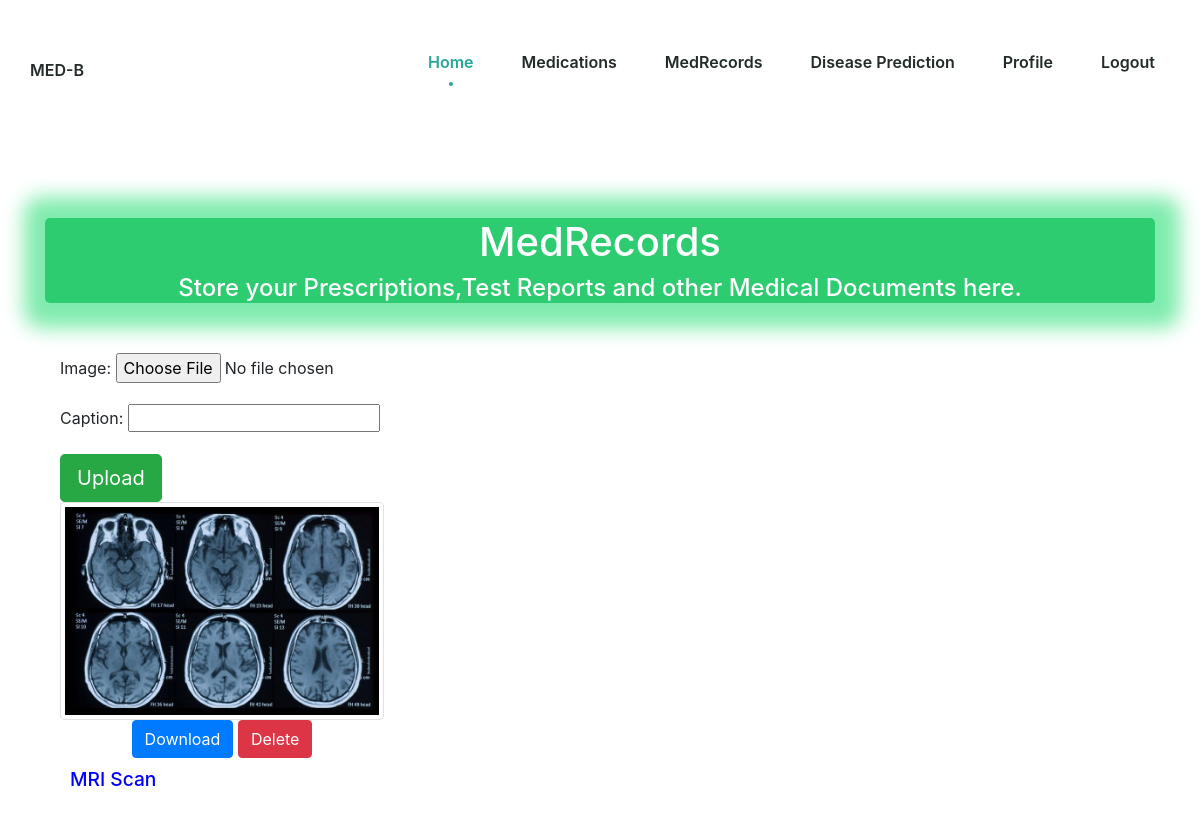
Page /prescription/ (signed in) on the committed database.
### prescription/models.py (models this page shows, shortened)
class Image(models.Model):
    caption = models.CharField(max_length=100)
    image = models.ImageField(upload_to="images")
    user = models.ForeignKey(User, on_delete=models.CASCADE,default=1)

### prescription/views.py (the view, shortened to what this page needs)
# urls.py: path('',views.index, name='index'),
@login_required
def index(request):
    form = ImageForm(data=request.POST, files=request.FILES)
    img = Image.objects.filter(user=request.user)
    return render(request, "prescription.html",{"img": img, "form": form})

### prescription/form.py
class ImageForm(forms.ModelForm):
    class Meta:
        model = Image
        fields=("caption","image")

### templates/prescription.html (shortened to what this page needs)
{% load static %}
<!doctype html>
<html lang="en">
  <head>
	<link rel="stylesheet" href="https://cdnjs.cloudflare.com/ajax/libs/bootstrap/5.1.3/css/bootstrap.min.css">
    <link href='https://unpkg.com/boxicons@2.1.1/css/boxicons.min.css' rel='stylesheet'>
  <link rel="stylesheet" href="https://cdn.jsdelivr.net/npm/boxicons@latest/css/boxicons.min.css">
  <link rel="stylesheet" href="{% static 'dashboard/css/styles.css' %}">
    <link rel="stylesheet" href="https://cdn.jsdelivr.net/npm/bootstrap@4.3.1/dist/css/bootstrap.min.css">
  </head>
  <body>
    <header class="header" id="header">
      <nav class="nav container">
        <a href="{% url 'index' %}" class="nav__logo"><span class="fs-8">MED</span>-B</a>
        <div class="nav__menu" id="nav-menu">
              <ul class="nav__list">
                  <li class="nav__item">
                      <a href="{% url 'dashboard' %}" class="nav__link active-link">
                          <span class="nav__name">Home</span>
                      </a>
                  </li>
                  <li class="nav__item">
                      <a href="{% url 'dashboard' %}" class="nav__link">
                          <span class="nav__name">Medications</span>
                      </a>
                  </li>
                  <li class="nav__item">
                    <a href="#" class="nav__link">
                        <span class="nav__name">MedRecords</span>
                    </a>
                </li>
                <li class="nav__item">
                    <a href="{% url 'disease_prediction'%}" class="nav__link">
                        <span class="nav__name">Disease Prediction</span>
                    </a>
                </li>
                  <li class="nav__item">
                    <a href="{% url 'profile' %}" class="nav__link">
                        <span class="nav__name">Profile</span>
                    </a>
                </li>
                  <li class="nav__item">
                      <a href="{% url 'logout' %}" class="nav__link">
                          <span class="nav__name">Logout </span>
                      </a>
                  </li>
              </ul>
          </div>
      </nav>
  </header>
<br>
<br>
<br>
<br>
<br>
<br>
<br>
<div class="container">
    <div class="header-MedRecords">
        <h1>MedRecords</h1>
        <h4>Store your Prescriptions,Test Reports and other Medical Documents here.</h4>
    </div>
    <div class="container">
        <form action="upload" method="POST" enctype="multipart/form-data">
          <div class="form-group">
            <label for="{{ form.image.id_for_label }}">Image:</label>
            {{ form.image }}
          </div>
          <div class="form-group">
            <label for="{{ form.caption.id_for_label }}">Caption:</label>
            {{ form.caption }}
          </div>
          <button type="submit" class="btn btn-lg btn-success">Upload</button>
        </form>
        <div class="Docs">
        {% for x in img %}
         <div class="Docs-item">
            <img src="{{x.image.url}}" height="70%" width="70%" class="img-thumbnail">
            <div class="image-actions">
                <a href="{% url 'download_image' x.id %}" class="btn btn-primary">Download</a>
                <a href="{% url 'delete_image' x.id %}" class="btn btn-danger">Delete</a>
            </div>
            <h2 class="caption">{{x.caption}}</h2>
         </div>
         {% endfor %}
        </div>
    </div>
  </div>
  </body>
</html>

### static/dashboard/css/styles.css (style rules this page uses)
:root { --header-height: 3rem; --hue: 174; --sat: 63%; --first-color: hsl(var(--hue), var(--sat), 40%); --first-color-alt: hsl(var(--hue), var(--sat), 36%); --title-color: hsl(var(--hue), 12%, 15%); --text-color: hsl(var(--hue), 8%, 35%); --body-color: hsl(var(--hue), 100%, 99%); --container-color: #FFF; --body-font: 'Open Sans', sans-serif; --h1-font-size: 1.5rem; --normal-font-size: .938rem; --tiny-font-size: .625rem; --z-tooltip: 10; --z-fixed: 100; }
@media screen and (min-width: 968px) { :root { --h1-font-size: 2.25rem; --normal-font-size: 1rem; } }
* { box-sizing: border-box; padding: 0; margin: 0; }
html { scroll-behavior: smooth; }
body { margin: var(--header-height) 0 0 0; font-family: var(--body-font); font-size: var(--normal-font-size); background-color: var(--body-color); color: var(--text-color); }
ul { list-style: none; }
a { text-decoration: none; }
img { max-width: 100%; height: auto; }
.container { max-width: 968px; margin-left: 1rem; margin-right: 1rem; max-height: 10px; }
.header { position: fixed; top: 0; left: 0; width: 100%; background-color: var(--container-color); z-index: var(--z-fixed); transition: .4s; }
.nav { height: var(--header-height); display: flex; justify-content: space-between; align-items: center; }
.nav__logo { color: var(--title-color); font-weight: 600; }
.nav__list, .nav__link { display: flex; }
.nav__link { flex-direction: column; align-items: center; row-gap: 4px; color: var(--title-color); font-weight: 600; }
.nav__list { justify-content: space-around; }
.nav__name { font-size: var(--tiny-font-size); }
.active-link { position: relative; color: var(--first-color); transition: .3s; }
@media screen and (min-width: 576px) { .nav__list { justify-content: center; column-gap: 3rem; } }
@media screen and (min-width: 767px) { body { margin: 0; } }
@media screen and (min-width: 767px) { .nav { height: calc(var(--header-height) + 1.5rem); } }
@media screen and (min-width: 767px) { .nav__name { font-size: var(--normal-font-size); } }
@media screen and (min-width: 767px) { .active-link::before { content: ''; position: absolute; bottom: -.75rem; width: 4px; height: 4px; background-color: var(--first-color); border-radius: 50%; } }
@media screen and (min-width: 1024px) { .container { margin-left: auto; margin-right: auto; } }

### templates/prescription.html (style rules this page uses)
.header-MedRecords { text-align: center; color:white; margin-top: 4px; background-color:#2ecc71; border-radius:5px; box-shadow:2px 2px 20px 23px #7fecad; }
a { text-decoration: none; }
.container { justify:center; margin-top:50px; }
.Docs { display:flex; flex-wrap:wrap; justify-content:space-between; align-items:center; margin-bottom:20px; }
.Docs-item { width:30%; margin-bottom:20px; text-align:center; }
.caption { bottom:0; left:0; right:0; color:blue; padding:10px; font-size:1.2rem; text-align:left; }
img { display:block; width:100%; height:auto; }

### rows in the picture
Image: image (picture), caption "MRI Scan"
